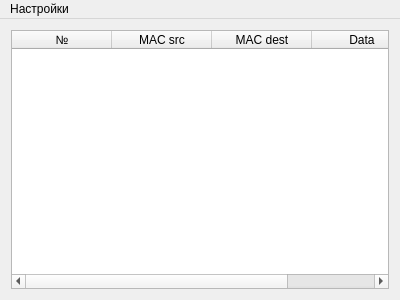
<?xml version="1.0" encoding="UTF-8"?>
<ui version="4.0">
 <class>MainWindow</class>
 <widget class="QMainWindow" name="MainWindow">
  <property name="geometry">
   <rect>
    <x>0</x>
    <y>0</y>
    <width>400</width>
    <height>300</height>
   </rect>
  </property>
  <property name="windowTitle">
   <string>MainWindow</string>
  </property>
  <widget class="QWidget" name="centralWidget">
   <layout class="QVBoxLayout" name="verticalLayout_2">
    <item>
     <layout class="QHBoxLayout" name="horizontalLayout">
      <item>
       <layout class="QVBoxLayout" name="verticalLayout"/>
      </item>
      <item>
       <widget class="QTableWidget" name="tblRxPct">
        <column>
         <property name="text">
          <string>№</string>
         </property>
        </column>
        <column>
         <property name="text">
          <string>MAC src</string>
         </property>
        </column>
        <column>
         <property name="text">
          <string>MAC dest</string>
         </property>
        </column>
        <column>
         <property name="text">
          <string>Data</string>
         </property>
        </column>
       </widget>
      </item>
     </layout>
    </item>
   </layout>
  </widget>
  <widget class="QMenuBar" name="menuBar">
   <property name="geometry">
    <rect>
     <x>0</x>
     <y>0</y>
     <width>400</width>
     <height>21</height>
    </rect>
   </property>
   <widget class="QMenu" name="menu">
    <property name="title">
     <string>Настройки</string>
    </property>
    <addaction name="actnTuneMAC"/>
    <addaction name="actnShowTable"/>
   </widget>
   <addaction name="menu"/>
  </widget>
  <action name="actnTuneMAC">
   <property name="text">
    <string>MAC-адреса</string>
   </property>
  </action>
  <action name="actnShowTable">
   <property name="checkable">
    <bool>true</bool>
   </property>
   <property name="text">
    <string>Таблица</string>
   </property>
  </action>
 </widget>
 <layoutdefault spacing="6" margin="11"/>
 <resources/>
 <connections/>
</ui>
